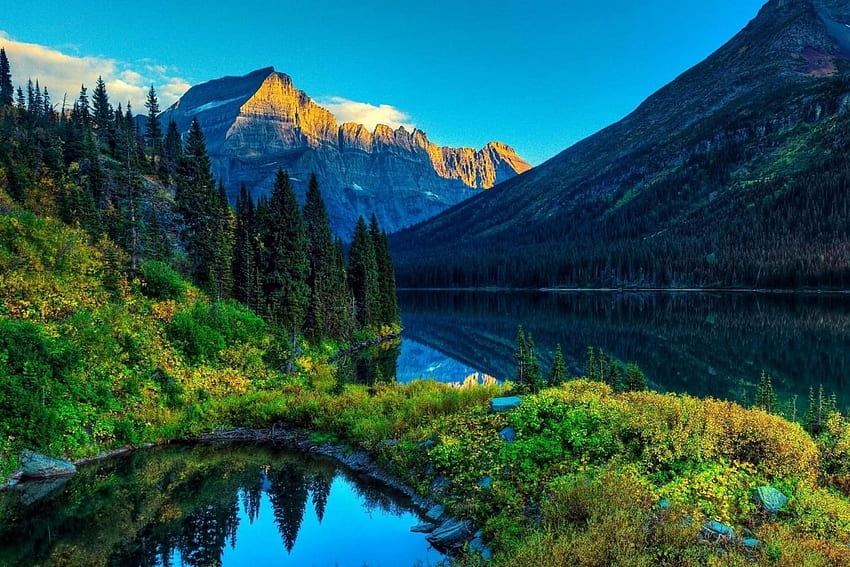
#> input picture images/scene.jpg, 850 x 567 px
$ python kuwahara_sm.py
#> lines starting #> are read from the running program, lines starting #| are printed output that depends on the picture
#> further down, image is the input picture: shape (567, 850, 3); mean B, G, R 85.1, 86.5, 35.8
from numba import cuda
import numba
import numpy as np
import cv2
import time
import math
import argparse


# [151 lines left out: functions rgb_to_hsv, kuwahara_gpu_with_sm, not called in this run]


def pad_image_to_divisible_by_8(image, n):
#> called with n = 3
    padded_height = image.shape[0] + 2 * n
#> padded_height = 573
    padded_width = image.shape[1] + 2 * n
#> padded_width = 856

    left_pad = top_pad = n
    right_pad = bottom_pad = n

    if padded_width % 8 != 0:
        additional_width = 8 - (padded_width % 8)
        left_pad += additional_width // 2
        right_pad += additional_width - (additional_width // 2)

    if padded_height % 8 != 0:
        additional_height = 8 - (padded_height % 8)
#> additional_height = 3
        top_pad += additional_height // 2
#> top_pad = 4
        bottom_pad += additional_height - (additional_height // 2)
#> bottom_pad = 5

    padded_image = np.pad(
        image, ((top_pad, bottom_pad), (left_pad, right_pad), (0, 0)), mode="constant"
    )
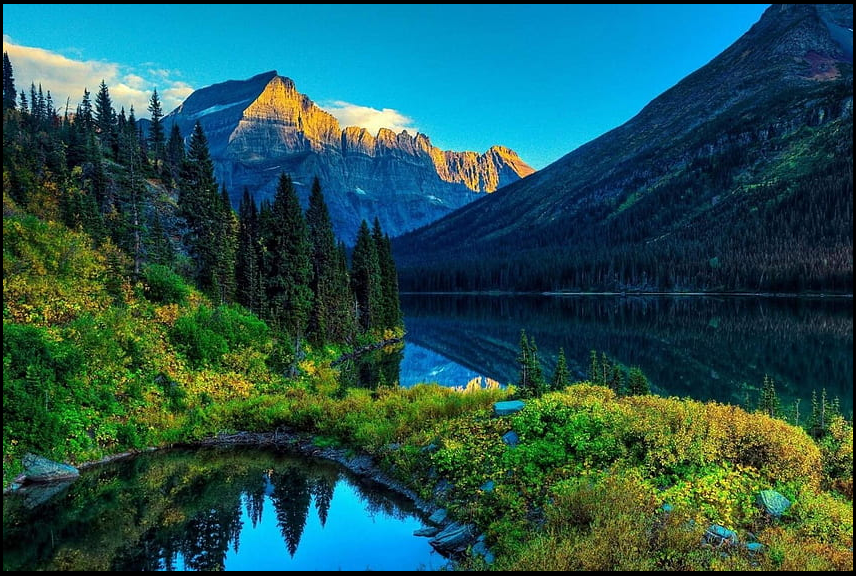
#> padded_image: shape (576, 856, 3); mean B, G, R 83.2, 84.5, 35

    return padded_image, left_pad, right_pad, top_pad, bottom_pad


if __name__ == "__main__":
    parser = argparse.ArgumentParser(description="Labwork")
    parser.add_argument(
        "--window_size",
        "-w",
        type=int,
        default=7,
        help="Window size (must be odd number)",
    )
    args = parser.parse_args()
    if args.window_size % 2 != 1:
        print("Window size must be odd number")
        raise ValueError("Invalid window size provided!")

    image = cv2.imread("../images/scene.jpg")

    # pad image
    h_pad = args.window_size // 2
    w_pad = args.window_size // 2
    image, left_pad, right_pad, top_pad, bottom_pad = pad_image_to_divisible_by_8(
        image, h_pad
    )
#> left_pad = 3; right_pad = 3; top_pad = 4; bottom_pad = 5
    height, width, _ = image.shape
#> height = 576; width = 856
    image = np.float32(image)
#> image: shape (576, 856, 3) float32

#> (the run stopped early here; a loop or call above may not have finished)

$ run again, with images/castle.jpeg copied over images/scene.jpg
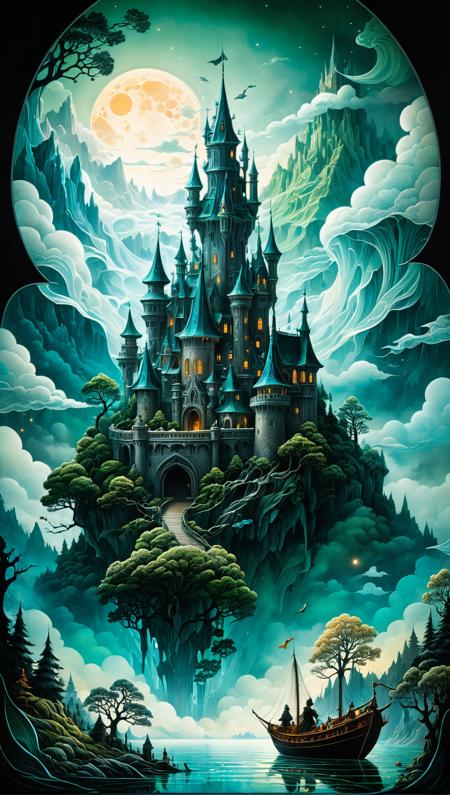
#> input picture images/castle.jpeg, 450 x 795 px
#> image is the input picture: shape (795, 450, 3); mean B, G, R 105.5, 114.3, 65.3
#> in pad_image_to_divisible_by_8, `padded_image = np.pad( image, ((top_pad, bottom_pad), (left_pad, right..`:
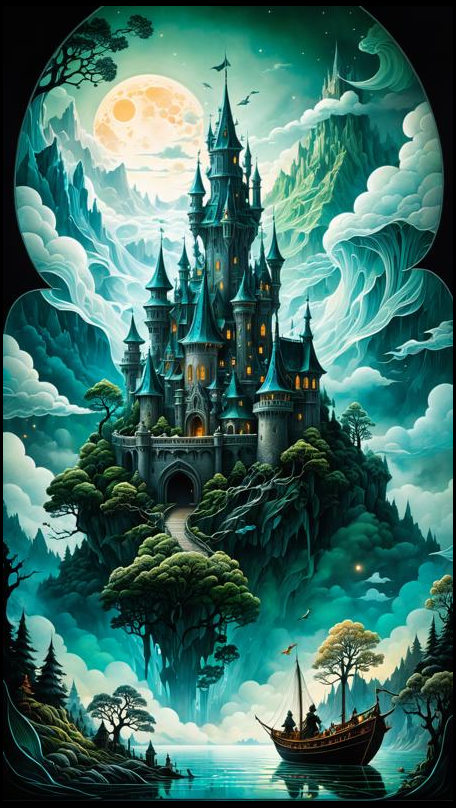
#> padded_image: shape (808, 456, 3); mean B, G, R 102.5, 110.9, 63.4
#> `image, left_pad, right_pad, top_pad, bottom_pad = pad_image_to_divisib..`: left_pad = 3; top_pad = 6; bottom_pad = 7
#> image: shape (808, 456, 3) float32

$ run again, with images/image.jpeg copied over images/scene.jpg
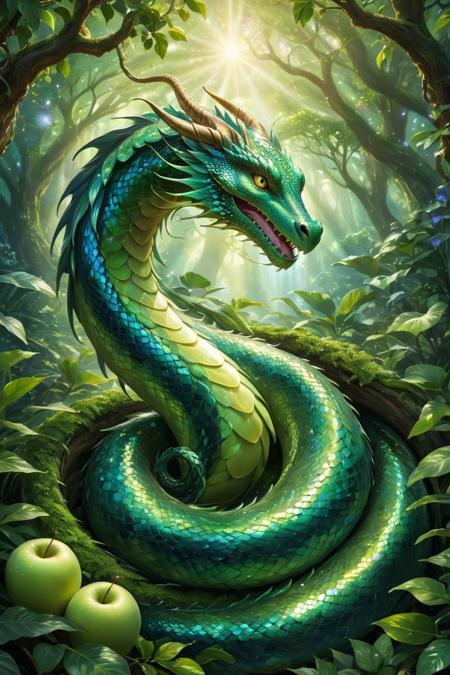
#> input picture images/image.jpeg, 450 x 675 px
#> image is the input picture: shape (675, 450, 3); mean B, G, R 69.7, 107.8, 81.2
#> in pad_image_to_divisible_by_8, `padded_image = np.pad( image, ((top_pad, bottom_pad), (left_pad, right..`:
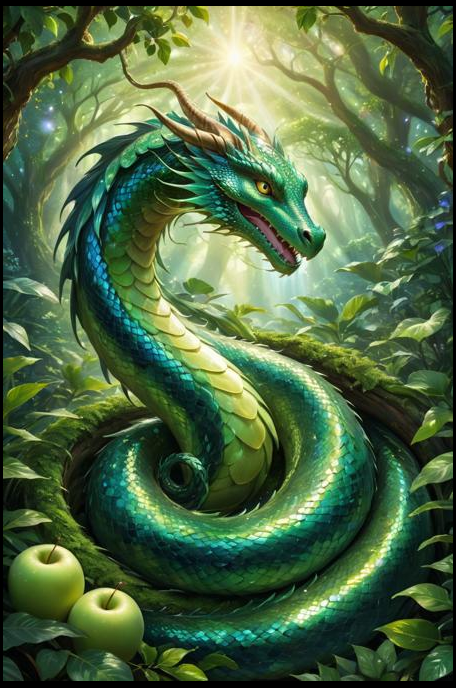
#> padded_image: shape (688, 456, 3); mean B, G, R 67.5, 104.4, 78.6
#> `image, left_pad, right_pad, top_pad, bottom_pad = pad_image_to_divisib..`: left_pad = 3; top_pad = 6; bottom_pad = 7
#> image: shape (688, 456, 3) float32
